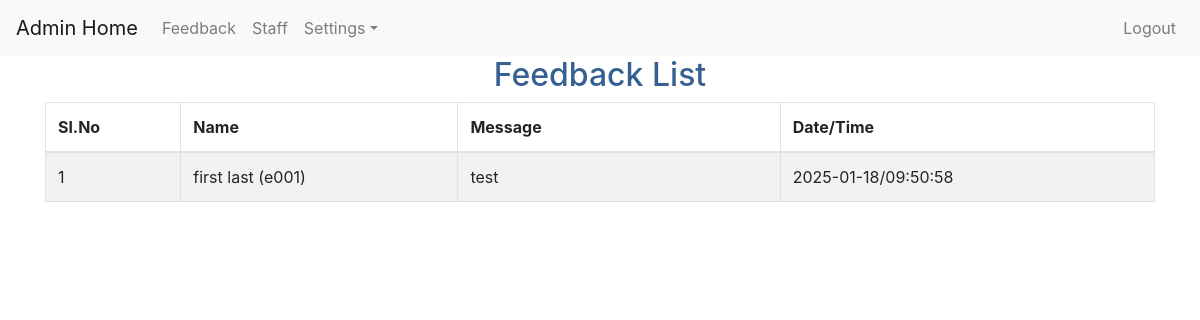
Screenshot of /admin_staff_feedback_view with the database file from the repository.
### myapp/models.py (models this page shows)
class feedback(models.Model):
    user_id = models.IntegerField()
    msg = models.CharField(max_length=500)
    dt = models.CharField(max_length=100)
    tm = models.CharField(max_length=100)
    status = models.CharField(max_length=100)

### myapp/views.py (the view)
# urls.py: path('admin_staff_feedback_view', views.admin_staff_feedback_view,name='admin_staff_feedback_view'),
def admin_staff_feedback_view(request):
    nm_l = feedback.objects.all()
    cmd = {}
    for nm in nm_l:
        ud = staff_details.objects.filter(user_id=nm.user_id).first()
        if ud:
            cmd[nm.user_id] = f'{ud.fname} {ud.lname} ({ud.emp_code})'
    context = {'message_list': nm_l, 'user_list': cmd}
    return render(request, 'myapp/admin_staff_feedback_view.html', context)

### myapp/templates/myapp/admin_staff_feedback_view.html (shortened to what this page needs)
{% extends 'myapp/admin_base.html' %}
{% load static %}
{% block body %}
<center>
    <h2><font color="#366092">Feedback List</font></h2>
<div class="container">
    <form role="form" name="frm" action="" method="post">
         <table class="table table-striped table-bordered auto-index">
        <thead>
        <tr>
            <th>Sl.No</th>
            <th>Name</th>
            <th>Message</th>
            <th>Date/Time</th>
        </tr>
        </thead>
        {% for b in message_list %}
        <tbody>
             <tr class="info ">
            <td></td>
            {% for k,value in user_list.items %}
				{% if k == b.user_id %}
                <td>{{ value }}</td>
                {% endif %}
			{% endfor %}
            <td style="word-wrap: break-word;min-width: 160px;max-width: 160px;">{{ b.msg }}</td>
            <td>{{ b.dt }}/{{ b.tm }}</td>
            </tr>
        </tbody>
        {% endfor %}
        </table>
        <br/>
    </form>
    </div>
</center>
{% endblock %}

### myapp/templates/myapp/admin_staff_feedback_view.html (style rules this page uses)
form { counter-reset: Serial; }
.auto-index td:first-child:before { counter-increment: Serial; content:counter(Serial); }

### myapp/templates/myapp/admin_base.html (style rules this page uses)
body { background-repeat: no-repeat; background-attachment: fixed; background-size: cover; }

### rows the page displays
feedback: user_list "first last (e001)", msg "test", dt "2025-01-18", tm "09:50:58"
